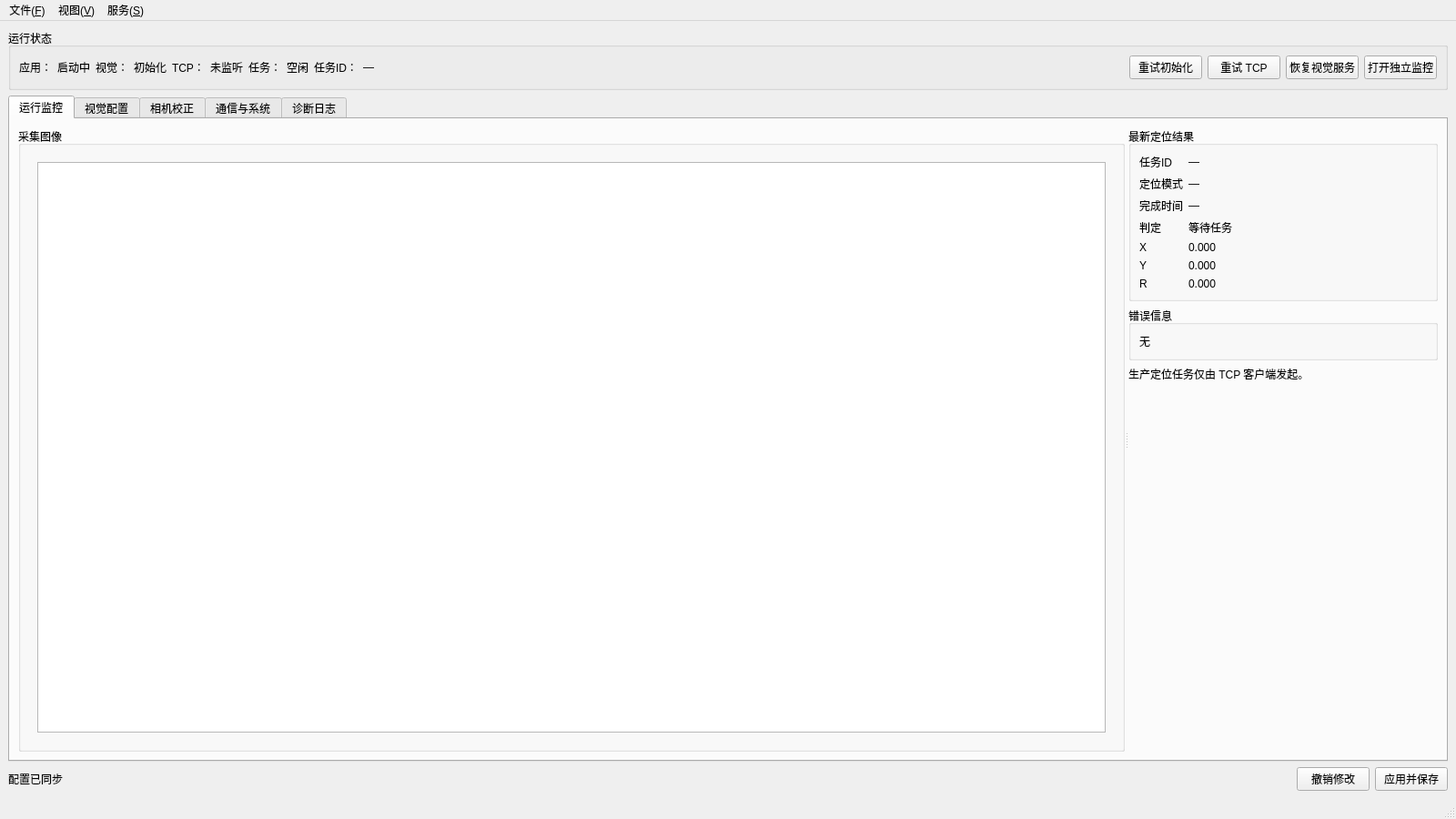
<?xml version="1.0" encoding="UTF-8"?>
<ui version="4.0">
 <class>MainWindow</class>
 <widget class="QMainWindow" name="MainWindow">
  <property name="geometry">
   <rect><x>0</x><y>0</y><width>1600</width><height>900</height></rect>
  </property>
  <property name="minimumSize">
   <size><width>1280</width><height>720</height></size>
  </property>
  <property name="windowTitle">
   <string>QtVisionApp 工业视觉系统</string>
  </property>
  <widget class="QWidget" name="centralWidget">
   <layout class="QVBoxLayout" name="centralLayout">
    <item>
     <widget class="QGroupBox" name="statusGroupBox">
      <property name="title"><string>运行状态</string></property>
      <layout class="QHBoxLayout" name="statusLayout">
       <item><widget class="QLabel" name="applicationStateCaption"><property name="text"><string>应用：</string></property></widget></item>
       <item><widget class="QLabel" name="applicationStateValue"><property name="text"><string>启动中</string></property></widget></item>
       <item><widget class="QLabel" name="visionStateCaption"><property name="text"><string>视觉：</string></property></widget></item>
       <item><widget class="QLabel" name="visionStateValue"><property name="text"><string>初始化</string></property></widget></item>
       <item><widget class="QLabel" name="tcpStateCaption"><property name="text"><string>TCP：</string></property></widget></item>
       <item><widget class="QLabel" name="tcpStateValue"><property name="text"><string>未监听</string></property></widget></item>
       <item><widget class="QLabel" name="taskStateCaption"><property name="text"><string>任务：</string></property></widget></item>
       <item><widget class="QLabel" name="taskStateValue"><property name="text"><string>空闲</string></property></widget></item>
       <item><widget class="QLabel" name="activeTaskCaption"><property name="text"><string>任务ID：</string></property></widget></item>
       <item><widget class="QLabel" name="activeTaskValue"><property name="text"><string>—</string></property></widget></item>
       <item><spacer name="statusSpacer"><property name="orientation"><enum>Qt::Horizontal</enum></property><property name="sizeHint" stdset="0"><size><width>40</width><height>20</height></size></property></spacer></item>
       <item><widget class="QPushButton" name="retryInitializationButton"><property name="text"><string>重试初始化</string></property></widget></item>
       <item><widget class="QPushButton" name="retryTcpButton"><property name="text"><string>重试 TCP</string></property></widget></item>
       <item><widget class="QPushButton" name="recoverVisionButton"><property name="text"><string>恢复视觉服务</string></property></widget></item>
       <item><widget class="QPushButton" name="openMonitorButton"><property name="text"><string>打开独立监控</string></property></widget></item>
      </layout>
     </widget>
    </item>
    <item>
     <widget class="QTabWidget" name="mainTabWidget">
      <property name="currentIndex"><number>0</number></property>
      <widget class="QWidget" name="monitorTab">
       <attribute name="title"><string>运行监控</string></attribute>
       <layout class="QVBoxLayout" name="monitorLayout">
        <item>
         <widget class="QSplitter" name="monitorSplitter">
          <property name="orientation"><enum>Qt::Horizontal</enum></property>
          <widget class="QGroupBox" name="imageGroupBox">
           <property name="title"><string>采集图像</string></property>
           <layout class="QVBoxLayout" name="imageGroupLayout">
            <item>
             <widget class="QStackedWidget" name="imageStack">
              <property name="currentIndex"><number>0</number></property>
              <widget class="QWidget" name="edgeImagePage">
               <layout class="QVBoxLayout" name="edgeImageLayout">
                <item><widget class="vision::app::ImageView" name="edgeImageView"/></item>
               </layout>
              </widget>
              <widget class="QWidget" name="markImagePage">
               <layout class="QGridLayout" name="markImageLayout">
                <item row="0" column="0">
                 <widget class="QGroupBox" name="topLeftImageGroup"><property name="title"><string>TopLeft</string></property><layout class="QVBoxLayout" name="topLeftImageLayout"><item><widget class="vision::app::ImageView" name="topLeftImageView"/></item></layout></widget>
                </item>
                <item row="0" column="1">
                 <widget class="QGroupBox" name="topRightImageGroup"><property name="title"><string>TopRight</string></property><layout class="QVBoxLayout" name="topRightImageLayout"><item><widget class="vision::app::ImageView" name="topRightImageView"/></item></layout></widget>
                </item>
                <item row="1" column="0">
                 <widget class="QGroupBox" name="bottomLeftImageGroup"><property name="title"><string>BottomLeft</string></property><layout class="QVBoxLayout" name="bottomLeftImageLayout"><item><widget class="vision::app::ImageView" name="bottomLeftImageView"/></item></layout></widget>
                </item>
                <item row="1" column="1">
                 <widget class="QGroupBox" name="bottomRightImageGroup"><property name="title"><string>BottomRight</string></property><layout class="QVBoxLayout" name="bottomRightImageLayout"><item><widget class="vision::app::ImageView" name="bottomRightImageView"/></item></layout></widget>
                </item>
               </layout>
              </widget>
             </widget>
            </item>
           </layout>
          </widget>
          <widget class="QWidget" name="resultPanel">
           <property name="minimumSize"><size><width>340</width><height>0</height></size></property>
           <layout class="QVBoxLayout" name="resultPanelLayout">
            <item>
             <widget class="QGroupBox" name="resultGroupBox">
              <property name="title"><string>最新定位结果</string></property>
              <layout class="QFormLayout" name="resultFormLayout">
               <item row="0" column="0"><widget class="QLabel" name="resultTaskCaption"><property name="text"><string>任务ID</string></property></widget></item>
               <item row="0" column="1"><widget class="QLabel" name="resultTaskValue"><property name="text"><string>—</string></property><property name="textInteractionFlags"><set>Qt::TextSelectableByMouse</set></property></widget></item>
               <item row="1" column="0"><widget class="QLabel" name="resultModeCaption"><property name="text"><string>定位模式</string></property></widget></item>
               <item row="1" column="1"><widget class="QLabel" name="resultModeValue"><property name="text"><string>—</string></property></widget></item>
               <item row="2" column="0"><widget class="QLabel" name="resultCompletedCaption"><property name="text"><string>完成时间</string></property></widget></item>
               <item row="2" column="1"><widget class="QLabel" name="resultCompletedValue"><property name="text"><string>—</string></property></widget></item>
               <item row="3" column="0"><widget class="QLabel" name="resultOutcomeCaption"><property name="text"><string>判定</string></property></widget></item>
               <item row="3" column="1"><widget class="QLabel" name="resultOutcomeValue"><property name="text"><string>等待任务</string></property></widget></item>
               <item row="4" column="0"><widget class="QLabel" name="resultXCaption"><property name="text"><string>X</string></property></widget></item>
               <item row="4" column="1"><widget class="QLabel" name="resultXValue"><property name="text"><string>0.000</string></property></widget></item>
               <item row="5" column="0"><widget class="QLabel" name="resultYCaption"><property name="text"><string>Y</string></property></widget></item>
               <item row="5" column="1"><widget class="QLabel" name="resultYValue"><property name="text"><string>0.000</string></property></widget></item>
               <item row="6" column="0"><widget class="QLabel" name="resultRCaption"><property name="text"><string>R</string></property></widget></item>
               <item row="6" column="1"><widget class="QLabel" name="resultRValue"><property name="text"><string>0.000</string></property></widget></item>
              </layout>
             </widget>
            </item>
            <item>
             <widget class="QGroupBox" name="resultErrorGroupBox">
              <property name="title"><string>错误信息</string></property>
              <layout class="QVBoxLayout" name="resultErrorLayout"><item><widget class="QLabel" name="resultErrorValue"><property name="text"><string>无</string></property><property name="wordWrap"><bool>true</bool></property><property name="textInteractionFlags"><set>Qt::TextSelectableByMouse</set></property></widget></item></layout>
             </widget>
            </item>
            <item><widget class="QLabel" name="tcpLocateHint"><property name="text"><string>生产定位任务仅由 TCP 客户端发起。</string></property><property name="wordWrap"><bool>true</bool></property></widget></item>
            <item><spacer name="resultPanelSpacer"><property name="orientation"><enum>Qt::Vertical</enum></property><property name="sizeHint" stdset="0"><size><width>20</width><height>40</height></size></property></spacer></item>
           </layout>
          </widget>
         </widget>
        </item>
       </layout>
      </widget>
      <widget class="QWidget" name="visionConfigTab">
       <attribute name="title"><string>视觉配置</string></attribute>
       <layout class="QVBoxLayout" name="visionConfigLayout">
        <item>
         <widget class="QTabWidget" name="visionConfigTabs">
          <property name="currentIndex"><number>0</number></property>
          <widget class="QWidget" name="cameraConfigPage">
           <attribute name="title"><string>相机</string></attribute>
           <layout class="QVBoxLayout" name="cameraPageLayout"><item><widget class="QScrollArea" name="cameraScrollArea"><property name="widgetResizable"><bool>true</bool></property><widget class="QWidget" name="cameraScrollContent"><property name="geometry"><rect><x>0</x><y>0</y><width>900</width><height>600</height></rect></property><layout class="QVBoxLayout" name="cameraContentLayout">
            <item><widget class="QTableWidget" name="cameraTable"><property name="rowCount"><number>5</number></property><property name="columnCount"><number>5</number></property></widget></item>
            <item><widget class="QGroupBox" name="triggerGroupBox"><property name="title"><string>采集与生产触发</string></property><layout class="QFormLayout" name="triggerFormLayout">
             <item row="0" column="0"><widget class="QLabel" name="captureTimeoutCaption"><property name="text"><string>采集超时 (ms)</string></property></widget></item><item row="0" column="1"><widget class="QSpinBox" name="captureTimeoutSpinBox"><property name="minimum"><number>1</number></property><property name="maximum"><number>2147483647</number></property></widget></item>
             <item row="1" column="0"><widget class="QLabel" name="triggerLineCaption"><property name="text"><string>输入线</string></property></widget></item><item row="1" column="1"><widget class="QComboBox" name="triggerLineComboBox"><item><property name="text"><string>LINE0</string></property></item><item><property name="text"><string>LINE2</string></property></item></widget></item>
             <item row="2" column="0"><widget class="QLabel" name="triggerActivationCaption"><property name="text"><string>触发边沿</string></property></widget></item><item row="2" column="1"><widget class="QComboBox" name="triggerActivationComboBox"><item><property name="text"><string>RISING_EDGE</string></property></item><item><property name="text"><string>FALLING_EDGE</string></property></item></widget></item>
             <item row="3" column="0"><widget class="QLabel" name="triggerDelayCaption"><property name="text"><string>触发延迟 (μs)</string></property></widget></item><item row="3" column="1"><widget class="QDoubleSpinBox" name="triggerDelaySpinBox"><property name="decimals"><number>3</number></property><property name="maximum"><double>10000000.000000000000000</double></property></widget></item>
            </layout></widget></item>
            <item><spacer name="cameraPageSpacer"><property name="orientation"><enum>Qt::Vertical</enum></property><property name="sizeHint" stdset="0"><size><width>20</width><height>20</height></size></property></spacer></item>
           </layout></widget></widget></item></layout>
          </widget>
          <widget class="QWidget" name="lightConfigPage">
           <attribute name="title"><string>光源</string></attribute>
           <layout class="QVBoxLayout" name="lightPageLayout"><item><widget class="QScrollArea" name="lightScrollArea"><property name="widgetResizable"><bool>true</bool></property><widget class="QWidget" name="lightScrollContent"><property name="geometry"><rect><x>0</x><y>0</y><width>900</width><height>560</height></rect></property><layout class="QVBoxLayout" name="lightContentLayout">
            <item><widget class="QGroupBox" name="lightControllerGroupBox"><property name="title"><string>光源控制器</string></property><layout class="QFormLayout" name="lightControllerForm"><item row="0" column="0"><widget class="QLabel" name="lightSerialCaption"><property name="text"><string>序列号</string></property></widget></item><item row="0" column="1"><widget class="QLineEdit" name="lightSerialLineEdit"/></item></layout></widget></item>
            <item><widget class="QTableWidget" name="lightTable"><property name="rowCount"><number>4</number></property><property name="columnCount"><number>3</number></property></widget></item>
            <item><widget class="QLabel" name="lightApplyWarning"><property name="text"><string>光源参数仅在任务空闲时通过完整运行时重建生效。</string></property><property name="wordWrap"><bool>true</bool></property></widget></item>
            <item><spacer name="lightPageSpacer"><property name="orientation"><enum>Qt::Vertical</enum></property><property name="sizeHint" stdset="0"><size><width>20</width><height>20</height></size></property></spacer></item>
           </layout></widget></widget></item></layout>
          </widget>
          <widget class="QWidget" name="algorithmConfigPage">
           <attribute name="title"><string>算法</string></attribute>
           <layout class="QVBoxLayout" name="algorithmPageLayout"><item><widget class="QScrollArea" name="algorithmScrollArea"><property name="widgetResizable"><bool>true</bool></property><widget class="QWidget" name="algorithmScrollContent"><property name="geometry"><rect><x>0</x><y>0</y><width>900</width><height>400</height></rect></property><layout class="QVBoxLayout" name="algorithmContentLayout">
            <item><widget class="QGroupBox" name="algorithmGroupBox"><property name="title"><string>算法主配置</string></property><layout class="QFormLayout" name="algorithmFormLayout">
             <item row="0" column="0"><widget class="QLabel" name="algorithmPathCaption"><property name="text"><string>主配置文件</string></property></widget></item>
             <item row="0" column="1"><widget class="QWidget" name="algorithmPathRow"><layout class="QHBoxLayout" name="algorithmPathLayout"><property name="leftMargin"><number>0</number></property><property name="topMargin"><number>0</number></property><property name="rightMargin"><number>0</number></property><property name="bottomMargin"><number>0</number></property><item><widget class="QLineEdit" name="algorithmPathLineEdit"/></item><item><widget class="QPushButton" name="browseAlgorithmButton"><property name="text"><string>浏览</string></property></widget></item><item><widget class="QPushButton" name="validateAlgorithmButton"><property name="text"><string>重新校验</string></property></widget></item></layout></widget></item>
             <item row="1" column="0"><widget class="QLabel" name="algorithmValidationCaption"><property name="text"><string>校验状态</string></property></widget></item><item row="1" column="1"><widget class="QLabel" name="algorithmValidationValue"><property name="text"><string>尚未校验</string></property><property name="wordWrap"><bool>true</bool></property></widget></item>
            </layout></widget></item>
            <item><spacer name="algorithmPageSpacer"><property name="orientation"><enum>Qt::Vertical</enum></property><property name="sizeHint" stdset="0"><size><width>20</width><height>40</height></size></property></spacer></item>
           </layout></widget></widget></item></layout>
          </widget>
         </widget>
        </item>
       </layout>
      </widget>
      <widget class="QWidget" name="calibrationTab">
       <attribute name="title"><string>相机校正</string></attribute>
       <layout class="QVBoxLayout" name="calibrationTabLayout">
        <property name="leftMargin"><number>0</number></property>
        <property name="topMargin"><number>0</number></property>
        <property name="rightMargin"><number>0</number></property>
        <property name="bottomMargin"><number>0</number></property>
        <item><widget class="vision::app::CalibrationWorkspace" name="calibrationWorkspace"/></item>
       </layout>
      </widget>
      <widget class="QWidget" name="communicationSystemTab">
       <attribute name="title"><string>通信与系统</string></attribute>
       <layout class="QVBoxLayout" name="communicationSystemLayout">
        <item>
         <widget class="QTabWidget" name="systemConfigTabs">
          <property name="currentIndex"><number>0</number></property>
          <widget class="QWidget" name="tcpConfigPage">
           <attribute name="title"><string>TCP</string></attribute>
           <layout class="QVBoxLayout" name="tcpPageLayout"><item><widget class="QScrollArea" name="tcpScrollArea"><property name="widgetResizable"><bool>true</bool></property><widget class="QWidget" name="tcpScrollContent"><property name="geometry"><rect><x>0</x><y>0</y><width>900</width><height>450</height></rect></property><layout class="QVBoxLayout" name="tcpContentLayout">
            <item><widget class="QGroupBox" name="tcpGroupBox"><property name="title"><string>TCP Server</string></property><layout class="QFormLayout" name="tcpFormLayout">
             <item row="0" column="0"><widget class="QLabel" name="tcpAddressCaption"><property name="text"><string>监听地址</string></property></widget></item><item row="0" column="1"><widget class="QLineEdit" name="tcpAddressLineEdit"/></item>
             <item row="1" column="0"><widget class="QLabel" name="tcpPortCaption"><property name="text"><string>端口</string></property></widget></item><item row="1" column="1"><widget class="QSpinBox" name="tcpPortSpinBox"><property name="minimum"><number>1</number></property><property name="maximum"><number>65535</number></property></widget></item>
             <item row="2" column="0"><widget class="QLabel" name="heartbeatTimeoutCaption"><property name="text"><string>心跳超时 (ms)</string></property></widget></item><item row="2" column="1"><widget class="QSpinBox" name="heartbeatTimeoutSpinBox"><property name="minimum"><number>1</number></property><property name="maximum"><number>2147483647</number></property></widget></item>
             <item row="3" column="0"><widget class="QLabel" name="maximumFrameBytesCaption"><property name="text"><string>最大报文 (bytes)</string></property></widget></item><item row="3" column="1"><widget class="QSpinBox" name="maximumFrameBytesSpinBox"><property name="minimum"><number>256</number></property><property name="maximum"><number>2147483647</number></property></widget></item>
            </layout></widget></item>
            <item><widget class="QLabel" name="tcpApplyWarning"><property name="text"><string>修改 TCP 配置会断开当前客户端并重新启动监听。</string></property><property name="wordWrap"><bool>true</bool></property></widget></item>
            <item><spacer name="tcpPageSpacer"><property name="orientation"><enum>Qt::Vertical</enum></property><property name="sizeHint" stdset="0"><size><width>20</width><height>40</height></size></property></spacer></item>
           </layout></widget></widget></item></layout>
          </widget>
          <widget class="QWidget" name="deliveryConfigPage">
           <attribute name="title"><string>结果确认</string></attribute>
           <layout class="QVBoxLayout" name="deliveryPageLayout"><item><widget class="QScrollArea" name="deliveryScrollArea"><property name="widgetResizable"><bool>true</bool></property><widget class="QWidget" name="deliveryScrollContent"><property name="geometry"><rect><x>0</x><y>0</y><width>900</width><height>350</height></rect></property><layout class="QVBoxLayout" name="deliveryContentLayout">
            <item><widget class="QGroupBox" name="deliveryGroupBox"><property name="title"><string>结果确认策略</string></property><layout class="QFormLayout" name="deliveryFormLayout">
             <item row="0" column="0"><widget class="QLabel" name="acknowledgementIntervalCaption"><property name="text"><string>ACK 间隔 (ms)</string></property></widget></item><item row="0" column="1"><widget class="QSpinBox" name="acknowledgementIntervalSpinBox"><property name="minimum"><number>1</number></property><property name="maximum"><number>2147483647</number></property></widget></item>
             <item row="1" column="0"><widget class="QLabel" name="maximumRetriesCaption"><property name="text"><string>最大重试次数</string></property></widget></item><item row="1" column="1"><widget class="QSpinBox" name="maximumRetriesSpinBox"><property name="maximum"><number>100</number></property></widget></item>
            </layout></widget></item>
            <item><spacer name="deliveryPageSpacer"><property name="orientation"><enum>Qt::Vertical</enum></property><property name="sizeHint" stdset="0"><size><width>20</width><height>40</height></size></property></spacer></item>
           </layout></widget></widget></item></layout>
          </widget>
          <widget class="QWidget" name="loggingSystemPage">
           <attribute name="title"><string>日志与系统</string></attribute>
           <layout class="QVBoxLayout" name="loggingSystemPageLayout"><item><widget class="QScrollArea" name="loggingSystemScrollArea"><property name="widgetResizable"><bool>true</bool></property><widget class="QWidget" name="loggingSystemScrollContent"><property name="geometry"><rect><x>0</x><y>0</y><width>900</width><height>550</height></rect></property><layout class="QVBoxLayout" name="loggingSystemContentLayout">
            <item><widget class="QGroupBox" name="loggingGroupBox"><property name="title"><string>日志配置</string></property><layout class="QFormLayout" name="loggingFormLayout">
             <item row="0" column="0"><widget class="QLabel" name="logDirectoryCaption"><property name="text"><string>目录</string></property></widget></item><item row="0" column="1"><widget class="QLineEdit" name="logDirectoryLineEdit"/></item>
             <item row="1" column="0"><widget class="QLabel" name="logLevelCaption"><property name="text"><string>级别</string></property></widget></item><item row="1" column="1"><widget class="QComboBox" name="logLevelComboBox"><item><property name="text"><string>trace</string></property></item><item><property name="text"><string>debug</string></property></item><item><property name="text"><string>info</string></property></item><item><property name="text"><string>warn</string></property></item><item><property name="text"><string>error</string></property></item><item><property name="text"><string>critical</string></property></item><item><property name="text"><string>off</string></property></item></widget></item>
             <item row="2" column="0"><widget class="QLabel" name="maximumFileMiBCaption"><property name="text"><string>单文件 (MiB)</string></property></widget></item><item row="2" column="1"><widget class="QSpinBox" name="maximumFileMiBSpinBox"><property name="minimum"><number>1</number></property><property name="maximum"><number>1024</number></property></widget></item>
             <item row="3" column="0"><widget class="QLabel" name="maximumFilesCaption"><property name="text"><string>保留数量</string></property></widget></item><item row="3" column="1"><widget class="QSpinBox" name="maximumFilesSpinBox"><property name="minimum"><number>1</number></property><property name="maximum"><number>1000</number></property></widget></item>
            </layout></widget></item>
            <item><widget class="QGroupBox" name="systemInformationGroupBox"><property name="title"><string>系统信息</string></property><layout class="QFormLayout" name="systemInformationFormLayout">
             <item row="0" column="0"><widget class="QLabel" name="backendCaption"><property name="text"><string>运行后端</string></property></widget></item><item row="0" column="1"><widget class="QLabel" name="backendValue"><property name="text"><string>—</string></property></widget></item>
             <item row="1" column="0"><widget class="QLabel" name="configurationPathCaption"><property name="text"><string>配置文件</string></property></widget></item><item row="1" column="1"><widget class="QLabel" name="configurationPathValue"><property name="text"><string>—</string></property><property name="wordWrap"><bool>true</bool></property><property name="textInteractionFlags"><set>Qt::TextSelectableByMouse</set></property></widget></item>
             <item row="2" column="0"><widget class="QLabel" name="configurationRevisionCaption"><property name="text"><string>配置修订</string></property></widget></item><item row="2" column="1"><widget class="QLabel" name="configurationRevisionValue"><property name="text"><string>1</string></property></widget></item>
            </layout></widget></item>
            <item><spacer name="loggingSystemPageSpacer"><property name="orientation"><enum>Qt::Vertical</enum></property><property name="sizeHint" stdset="0"><size><width>20</width><height>30</height></size></property></spacer></item>
           </layout></widget></widget></item></layout>
          </widget>
         </widget>
        </item>
       </layout>
      </widget>
      <widget class="QWidget" name="diagnosticTab">
       <attribute name="title"><string>诊断日志</string></attribute>
       <layout class="QVBoxLayout" name="diagnosticLayout">
        <item><layout class="QHBoxLayout" name="diagnosticActionsLayout"><item><spacer name="diagnosticActionsSpacer"><property name="orientation"><enum>Qt::Horizontal</enum></property><property name="sizeHint" stdset="0"><size><width>40</width><height>20</height></size></property></spacer></item><item><widget class="QPushButton" name="clearDiagnosticButton"><property name="text"><string>清空显示</string></property></widget></item></layout></item>
        <item><widget class="QPlainTextEdit" name="diagnosticTextEdit"><property name="readOnly"><bool>true</bool></property><property name="maximumBlockCount"><number>1000</number></property><property name="placeholderText"><string>运行诊断将在此显示，完整记录同时写入日志文件。</string></property></widget></item>
       </layout>
      </widget>
     </widget>
    </item>
    <item>
     <widget class="QWidget" name="configurationActionBar">
      <layout class="QHBoxLayout" name="configurationActionLayout">
       <property name="leftMargin"><number>0</number></property>
       <property name="topMargin"><number>0</number></property>
       <property name="rightMargin"><number>0</number></property>
       <property name="bottomMargin"><number>0</number></property>
       <item><widget class="QLabel" name="dirtyStateLabel"><property name="text"><string>配置已同步</string></property></widget></item>
       <item><spacer name="configurationActionSpacer"><property name="orientation"><enum>Qt::Horizontal</enum></property><property name="sizeHint" stdset="0"><size><width>40</width><height>20</height></size></property></spacer></item>
       <item><widget class="QPushButton" name="revertConfigurationButton"><property name="text"><string>撤销修改</string></property></widget></item>
       <item><widget class="QPushButton" name="applyConfigurationButton"><property name="text"><string>应用并保存</string></property></widget></item>
      </layout>
     </widget>
    </item>
   </layout>
  </widget>
  <widget class="QMenuBar" name="menuBar">
   <property name="geometry"><rect><x>0</x><y>0</y><width>1600</width><height>22</height></rect></property>
   <widget class="QMenu" name="fileMenu"><property name="title"><string>文件(&amp;F)</string></property><addaction name="exitAction"/></widget>
   <widget class="QMenu" name="viewMenu"><property name="title"><string>视图(&amp;V)</string></property><addaction name="monitorWindowAction"/></widget>
   <widget class="QMenu" name="serviceMenu"><property name="title"><string>服务(&amp;S)</string></property><addaction name="retryInitializationAction"/><addaction name="retryTcpAction"/><addaction name="recoverVisionAction"/></widget>
   <addaction name="fileMenu"/><addaction name="viewMenu"/><addaction name="serviceMenu"/>
  </widget>
  <widget class="QStatusBar" name="statusBar"/>
  <action name="exitAction"><property name="text"><string>退出</string></property></action>
  <action name="monitorWindowAction"><property name="text"><string>打开独立监控窗口</string></property></action>
  <action name="retryInitializationAction"><property name="text"><string>重试初始化</string></property></action>
  <action name="retryTcpAction"><property name="text"><string>重试 TCP</string></property></action>
  <action name="recoverVisionAction"><property name="text"><string>恢复视觉服务</string></property></action>
 </widget>
 <customwidgets>
  <customwidget><class>vision::app::ImageView</class><extends>QGraphicsView</extends><header>ImageView.h</header></customwidget>
  <customwidget><class>vision::app::CalibrationWorkspace</class><extends>QWidget</extends><header>CalibrationWorkspace.h</header><container>1</container></customwidget>
 </customwidgets>
 <resources/>
 <connections/>
</ui>
